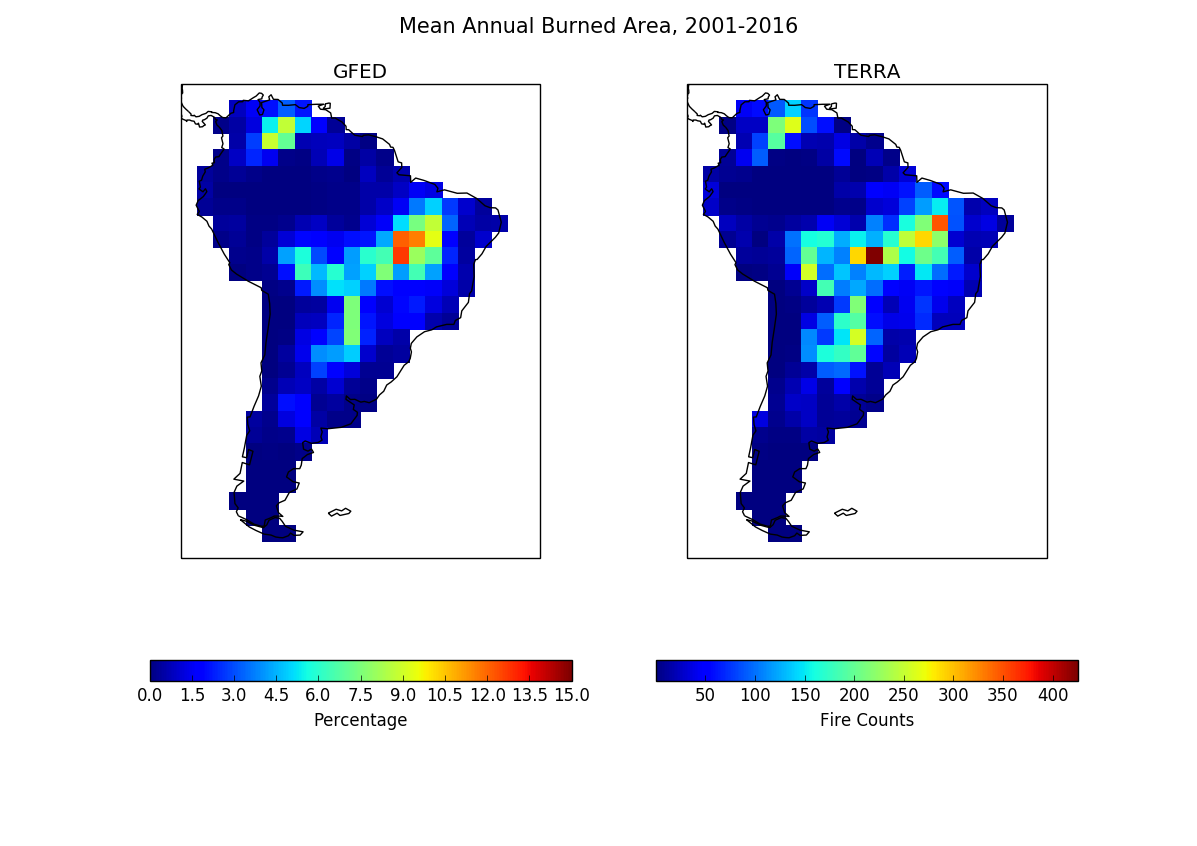

Generate this figure with Python:

import matplotlib as mpl
import matplotlib.pyplot as plt
import numpy as np
import iris.analysis.cartography
import iris
import iris.quickplot as qplt
import iris.plot as iplt


#Load in GFED data
GFED = iris.load_cube('~/PAPERS/AmazonFire/AmazonRegion/GFED_2001-2016_CB.nc')
coords = ("longitude", "latitude")
time = GFED.coord('time')
print GFED

#Get mean over time finds monthly mean, so multiply by 12 to get annual total burned area. Multiply by 100 to get percentage
GFED = GFED.collapsed('time', iris.analysis.MEAN)*12*100

plt.subplot(1,2,1)
cb = iplt.pcolormesh(GFED, vmin=0.0, vmax=15.0)
plt.colorbar(cb, orientation='horizontal', label='Percentage')
plt.gca().coastlines()
plt.title('GFED')

#Load in satellite data
cube = iris.load_cube('~/PAPERS/AmazonFire/AmazonRegion/TERRA_MT_2001-2016_CB.nc')
coords = ("longitude", "latitude")
time = cube.coord('time')
print cube

#Mean over the period
cube = cube.collapsed('time', iris.analysis.MEAN)

plt.subplot(1,2,2)
cb2 = iplt.pcolormesh(cube)
plt.colorbar(cb2, orientation='horizontal', label='Fire Counts')
plt.gca().coastlines()
plt.title('TERRA')

plt.suptitle('Mean Annual Burned Area, 2001-2016', fontsize=15)
plt.show()
